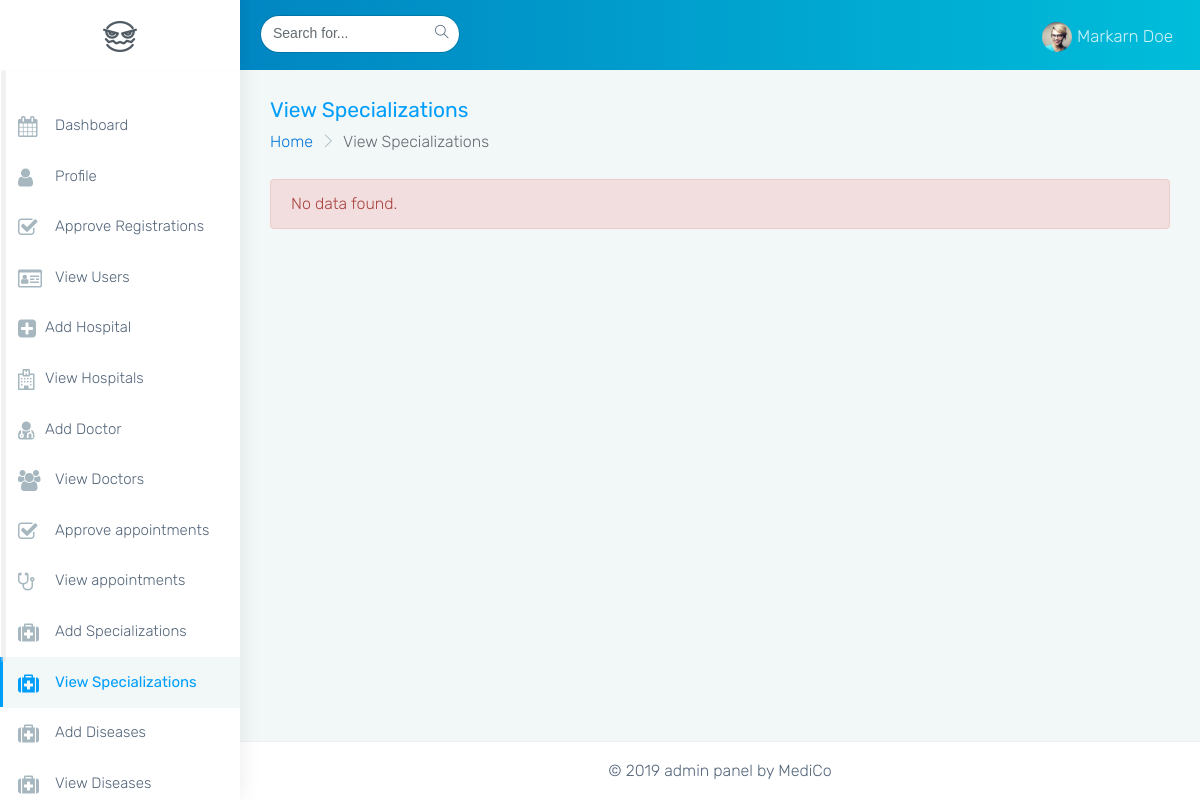
The app's page /mediment-admin/monster-html/view_specs.php, older data.
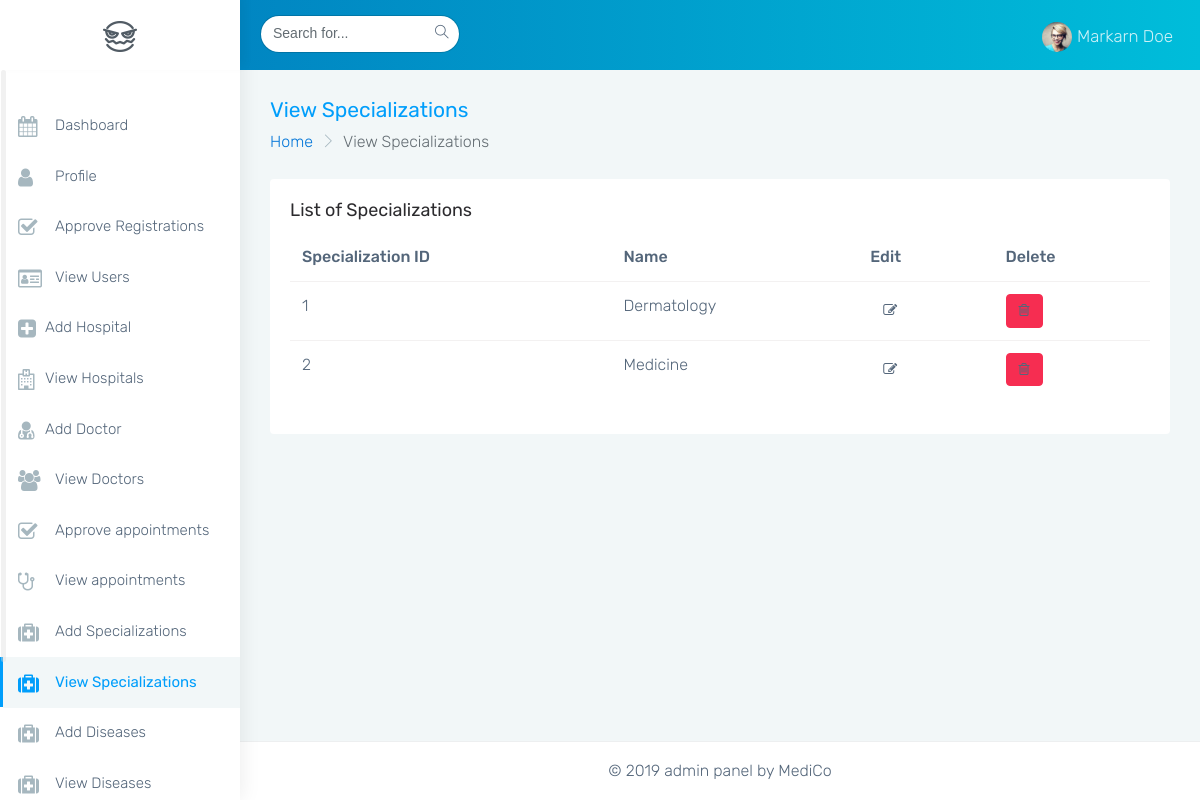
The same page, newer data.
### tables this page shows
CREATE TABLE `specialization` (
  `specid` int(11) NOT NULL AUTO_INCREMENT,
  `name` varchar(45) DEFAULT NULL,
  `isdelete` char(1) DEFAULT '0',
  `created_at` timestamp NULL DEFAULT CURRENT_TIMESTAMP,
  `updated_at` timestamp NULL DEFAULT CURRENT_TIMESTAMP ON UPDATE CURRENT_TIMESTAMP,
  PRIMARY KEY (`specid`),
  UNIQUE KEY `specid_UNIQUE` (`specid`)
);

### mediment-admin/monster-html/view_specs.php (the view, shortened to what this page needs)
<?php
    include('common/html_head.php');
    include('common/db_connection.php');
    $sql="SELECT * FROM specialization WHERE isdelete='0' ORDER BY specid";
    $result=mysqli_query($connect,$sql);
    $num_of_rows = mysqli_num_rows($result);
?>
<body class="fix-header card-no-border">
    <div id="main-wrapper">
        <?php
        include('common/header.php');
        ?>
        <?php
        include('common/side_nav.php');
        ?>
        <div class="page-wrapper">
            <div class="container-fluid">
                <div class="row page-titles">
                    <div class="col-md-6 col-8 align-self-center">
                        <h3 class="text-themecolor m-b-0 m-t-0">View Specializations</h3>
                        <ol class="breadcrumb">
                            <li class="breadcrumb-item"><a href="javascript:void(0)">Home</a></li>
                            <li class="breadcrumb-item active">View Specializations</li>
                        </ol>
                    </div>
                </div>
                <?php
                if($num_of_rows > 0){
                ?>
                <div class="row">
                    <div class="col-sm-12">
                        <div class="card">
                            <div class="card-block">
                                <h4 class="card-title">List of Specializations</h4>
                                <div class="table-responsive">
                                    <table class="table">
                                        <thead>
                                            <tr>
                                                <th>Specialization ID</th>
                                                <th>Name</th>
                                                <th>Edit</th>
                                                <th>Delete</th>
                                            </tr>
                                        </thead>
                                        <tbody>
                                            <?php
                                            while($row=mysqli_fetch_assoc($result)){
                                              ?>
                                            <tr>
                                                <td><?php echo $row['specid']; ?></td>
                                                <td><?php echo ucwords(strtolower($row['name'])); ?></td>
                                                <td><a class="btn btn-default"><i class="fa fa-edit"></i></a></td>
                                                <td><a class="btn btn-danger"><i class="fa fa-trash-o"></i></a></td>
                                            </tr>
                                            <?php
                                            }
                                            ?>
                                        </tbody>
                                    </table>
                                </div>
                            </div>
                            <?php
                              }
                              else if($num_of_rows == 0){
                               ?>
                               <div class='alert alert-danger'>
                                No data found.
                               </div>
                               <?php
                                }
                               ?>
                        </div>
                    </div>
                </div>
            </div>
            <?php
            include('common/footer.php');
            ?>
</body>
</html>

Row changes from the older to the newer data that the page shows:
added specialization: specid "1", name "Dermatology"
added specialization: specid "2", name "Medicine"
Text that changed along with them:
text no longer shown: "No data found."
text now shown: "List of Specializations Specialization ID Name Edit Delete"
